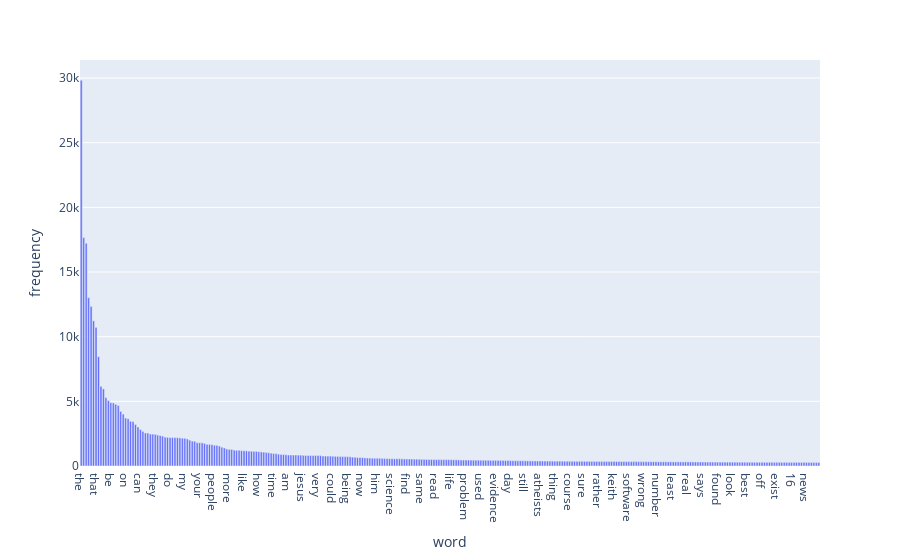

Notebook code for this chart:
### Markdown cell above
### >>> **Exercise 15 (take home)** 
Additionally, you can attempt to sort the terms on the `x-axis` by frequency instead of in alphabetical order. This way the visualization is more meaninfgul and you will be able to observe the so called [long tail](https://en.wikipedia.org/wiki/Long_tail) (get familiar with this term since it will appear a lot in data mining and other statistics courses). see picture below

![alt txt](https://upload.wikimedia.org/wikipedia/commons/thumb/8/8a/Long_tail.svg/1000px-Long_tail.svg.png)

### Code cell
# Answer here
df = pd.DataFrame({'word':count_vect.get_feature_names_out(),
                   'frequency':term_frequencies})
df = df.nlargest(300, 'frequency')
fig = px.bar(df, x='word', y='frequency')
fig.show()

### Figure 1 — Plotly figure (JSON) as saved in the notebook; plotly's stock layout.template omitted (floating-point values rounded to 4 significant figures; data arrays with more than 128 entries replaced by an {"elided": "..."} marker saying what was removed)
{"data": [{"alignmentgroup": "True", "hovertemplate": "word=%{x}<br>frequency=%{y}<extra></extra>", "legendgroup": "", "marker": {"color": "#636efa", "pattern": {"shape": ""}}, "name": "", "offsetgroup": "", "orientation": "v", "showlegend": false, "textposition": "auto", "type": "bar", "x": {"elided": "300 str values"}, "xaxis": "x", "y": {"elided": "300 int values"}, "yaxis": "y"}], "layout": {"barmode": "relative", "legend": {"tracegroupgap": 0}, "margin": {"t": 60}, "xaxis": {"anchor": "y", "domain": [0, 1], "title": {"text": "word"}}, "yaxis": {"anchor": "x", "domain": [0, 1], "title": {"text": "frequency"}}}}
